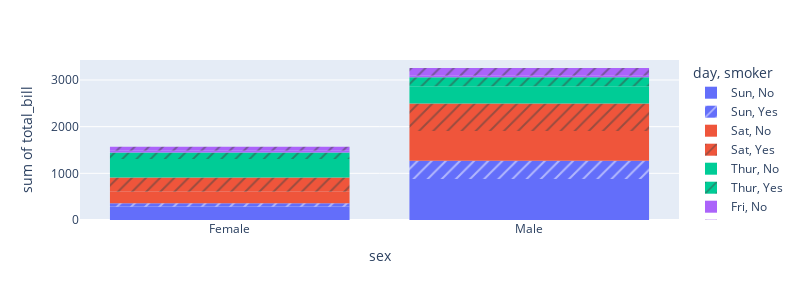

The notebook cell saved with this chart:
### Code cell
df = px.data.tips() 
fig = px.histogram(df, x="sex", y="total_bill", pattern_shape="smoker", color="day") 
fig.update_layout(width = 800, height = 300)
fig.show()

### Figure 1 — Plotly figure (JSON) as saved in the notebook; plotly's stock layout.template omitted (floating-point values rounded to 4 significant figures)
{"data": [{"alignmentgroup": "True", "bingroup": "x", "histfunc": "sum", "hovertemplate": "day=Sun<br>smoker=No<br>sex=%{x}<br>sum of total_bill=%{y}<extra></extra>", "legendgroup": "Sun, No", "marker": {"color": "#636efa", "pattern": {"shape": ""}}, "name": "Sun, No", "offsetgroup": "Sun, No", "orientation": "v", "showlegend": true, "type": "histogram", "x": ["Female", "Male", "Male", "Male", "Female", "Male", "Male", "Male", "Male", "Male", "Male", "Female", "Male", "Male", "Female", "Male", "Female", "Male", "Female", "Male", "Male", "Male", "Male", "Male", "Male", "Male", "Male", "Male", "Male", "Female", "Female", "Male", "Male", "Male", "Male", "Male", "Female", "Female", "Male", "Male", "Male", "Male", "Male", "Male", "Female", "Male", "Female", "Female", "Male", "Male", "Male", "Female", "Male", "Male", "Male", "Male", "Male"], "xaxis": "x", "y": [16.99, 10.34, 21.01, 23.68, 24.59, 25.29, 8.77, 26.88, 15.04, 14.78, 10.27, 35.26, 15.42, 18.43, 14.83, 21.58, 10.33, 16.29, 16.97, 17.46, 13.94, 9.68, 30.4, 18.29, 22.23, 32.4, 28.55, 18.04, 12.54, 10.29, 34.81, 9.94, 25.56, 19.49, 38.07, 23.95, 25.71, 17.31, 29.93, 14.07, 13.13, 17.26, 24.55, 19.77, 29.85, 48.17, 25, 13.39, 16.49, 21.5, 12.66, 16.21, 13.81, 24.52, 20.76, 31.71, 20.69], "yaxis": "y"}, {"alignmentgroup": "True", "bingroup": "x", "histfunc": "sum", "hovertemplate": "day=Sun<br>smoker=Yes<br>sex=%{x}<br>sum of total_bill=%{y}<extra></extra>", "legendgroup": "Sun, Yes", "marker": {"color": "#636efa", "pattern": {"shape": "/"}}, "name": "Sun, Yes", "offsetgroup": "Sun, Yes", "orientation": "v", "showlegend": true, "type": "histogram", "x": ["Female", "Male", "Male", "Male", "Male", "Male", "Male", "Female", "Male", "Male", "Male", "Male", "Male", "Male", "Female", "Male", "Female", "Male", "Male"], "xaxis": "x", "y": [17.51, 7.25, 31.85, 16.82, 32.9, 17.89, 14.48, 9.6, 34.63, 34.65, 23.33, 45.35, 23.17, 40.55, 20.9, 30.46, 18.15, 23.1, 15.69], "yaxis": "y"}, {"alignmentgroup": "True", "bingroup": "x", "histfunc": "sum", "hovertemplate": "day=Sat<br>smoker=No<br>sex=%{x}<br>sum of total_bill=%{y}<extra></extra>", "legendgroup": "Sat, No", "marker": {"color": "#EF553B", "pattern": {"shape": ""}}, "name": "Sat, No", "offsetgroup": "Sat, No", "orientation": "v", "showlegend": true, "type": "histogram", "x": ["Male", "Male", "Female", "Female", "Male", "Male", "Male", "Male", "Male", "Male", "Female", "Male", "Male", "Female", "Female", "Male", "Male", "Male", "Female", "Male", "Male", "Male", "Female", "Male", "Male", "Male", "Female", "Male", "Male", "Female", "Female", "Male", "Female", "Male", "Male", "Female", "Male", "Male", "Male", "Male", "Male", "Male", "Female", "Male", "Male"], "xaxis": "x", "y": [20.65, 17.92, 20.29, 15.77, 39.42, 19.82, 17.81, 13.37, 12.69, 21.7, 19.65, 9.55, 18.35, 15.06, 20.69, 17.78, 24.06, 16.31, 16.93, 18.69, 31.27, 16.04, 26.41, 48.27, 17.59, 20.08, 16.45, 20.23, 12.02, 17.07, 14.73, 10.51, 20.92, 18.24, 14, 7.25, 48.33, 20.45, 13.28, 11.61, 10.77, 10.07, 35.83, 29.03, 17.82], "yaxis": "y"}, {"alignmentgroup": "True", "bingroup": "x", "histfunc": "sum", "hovertemplate": "day=Sat<br>smoker=Yes<br>sex=%{x}<br>sum of total_bill=%{y}<extra></extra>", "legendgroup": "Sat, Yes", "marker": {"color": "#EF553B", "pattern": {"shape": "/"}}, "name": "Sat, Yes", "offsetgroup": "Sat, Yes", "orientation": "v", "showlegend": true, "type": "histogram", "x": ["Male", "Male", "Male", "Male", "Male", "Male", "Female", "Male", "Female", "Female", "Male", "Female", "Female", "Male", "Male", "Male", "Female", "Female", "Female", "Male", "Male", "Male", "Male", "Male", "Female", "Male", "Male", "Female", "Female", "Female", "Male", "Male", "Male", "Female", "Female", "Male", "Male", "Male", "Male", "Male", "Female", "Male"], "xaxis": "x", "y": [38.01, 11.24, 20.29, 13.81, 11.02, 18.29, 3.07, 15.01, 26.86, 25.28, 17.92, 44.3, 22.42, 15.36, 20.49, 25.21, 14.31, 10.59, 10.63, 50.81, 15.81, 26.59, 38.73, 24.27, 12.76, 30.06, 25.89, 13.27, 28.17, 12.9, 28.15, 11.59, 7.74, 30.14, 22.12, 24.01, 15.69, 15.53, 12.6, 32.83, 27.18, 22.67], "yaxis": "y"}, {"alignmentgroup": "True", "bingroup": "x", "histfunc": "sum", "hovertemplate": "day=Thur<br>smoker=No<br>sex=%{x}<br>sum of total_bill=%{y}<extra></extra>", "legendgroup": "Thur, No", "marker": {"color": "#00cc96", "pattern": {"shape": ""}}, "name": "Thur, No", "offsetgroup": "Thur, No", "orientation": "v", "showlegend": true, "type": "histogram", "x": ["Male", "Male", "Male", "Male", "Female", "Male", "Female", "Male", "Male", "Male", "Male", "Female", "Female", "Female", "Male", "Female", "Male", "Male", "Female", "Female", "Male", "Female", "Female", "Male", "Male", "Female", "Female", "Female", "Female", "Female", "Female", "Female", "Female", "Female", "Male", "Male", "Female", "Female", "Female", "Female", "Female", "Male", "Male", "Male", "Female"], "xaxis": "x", "y": [27.2, 22.76, 17.29, 16.66, 10.07, 15.98, 34.83, 13.03, 18.28, 24.71, 21.16, 10.65, 12.43, 24.08, 11.69, 13.42, 14.26, 15.95, 12.48, 29.8, 8.52, 14.52, 11.38, 22.82, 19.08, 20.27, 11.17, 12.26, 18.26, 8.51, 10.33, 14.15, 13.16, 17.47, 34.3, 41.19, 27.05, 16.43, 8.35, 18.64, 11.87, 9.78, 7.51, 7.56, 18.78], "yaxis": "y"}, {"alignmentgroup": "True", "bingroup": "x", "histfunc": "sum", "hovertemplate": "day=Thur<br>smoker=Yes<br>sex=%{x}<br>sum of total_bill=%{y}<extra></extra>", "legendgroup": "Thur, Yes", "marker": {"color": "#00cc96", "pattern": {"shape": "/"}}, "name": "Thur, Yes", "offsetgroup": "Thur, Yes", "orientation": "v", "showlegend": true, "type": "histogram", "x": ["Male", "Male", "Male", "Female", "Male", "Male", "Male", "Male", "Female", "Female", "Male", "Male", "Female", "Female", "Female", "Male", "Female"], "xaxis": "x", "y": [19.44, 32.68, 16, 19.81, 28.44, 15.48, 16.58, 10.34, 43.11, 13, 13.51, 18.71, 12.74, 13, 16.4, 20.53, 16.47], "yaxis": "y"}, {"alignmentgroup": "True", "bingroup": "x", "histfunc": "sum", "hovertemplate": "day=Fri<br>smoker=No<br>sex=%{x}<br>sum of total_bill=%{y}<extra></extra>", "legendgroup": "Fri, No", "marker": {"color": "#ab63fa", "pattern": {"shape": ""}}, "name": "Fri, No", "offsetgroup": "Fri, No", "orientation": "v", "showlegend": true, "type": "histogram", "x": ["Male", "Female", "Male", "Female"], "xaxis": "x", "y": [22.49, 22.75, 12.46, 15.98], "yaxis": "y"}, {"alignmentgroup": "True", "bingroup": "x", "histfunc": "sum", "hovertemplate": "day=Fri<br>smoker=Yes<br>sex=%{x}<br>sum of total_bill=%{y}<extra></extra>", "legendgroup": "Fri, Yes", "marker": {"color": "#ab63fa", "pattern": {"shape": "/"}}, "name": "Fri, Yes", "offsetgroup": "Fri, Yes", "orientation": "v", "showlegend": true, "type": "histogram", "x": ["Male", "Female", "Female", "Male", "Male", "Male", "Male", "Female", "Female", "Male", "Female", "Male", "Male", "Female", "Female"], "xaxis": "x", "y": [28.97, 5.75, 16.32, 40.17, 27.28, 12.03, 21.01, 11.35, 15.38, 12.16, 13.42, 8.58, 13.42, 16.27, 10.09], "yaxis": "y"}], "layout": {"barmode": "relative", "height": 300, "legend": {"title": {"text": "day, smoker"}, "tracegroupgap": 0}, "margin": {"t": 60}, "width": 800, "xaxis": {"anchor": "y", "autorange": true, "domain": [0, 1], "range": [-0.5, 1.5], "title": {"text": "sex"}, "type": "category"}, "yaxis": {"anchor": "x", "autorange": true, "domain": [0, 1], "range": [0, 3428.0], "title": {"text": "sum of total_bill"}, "type": "linear"}}}
